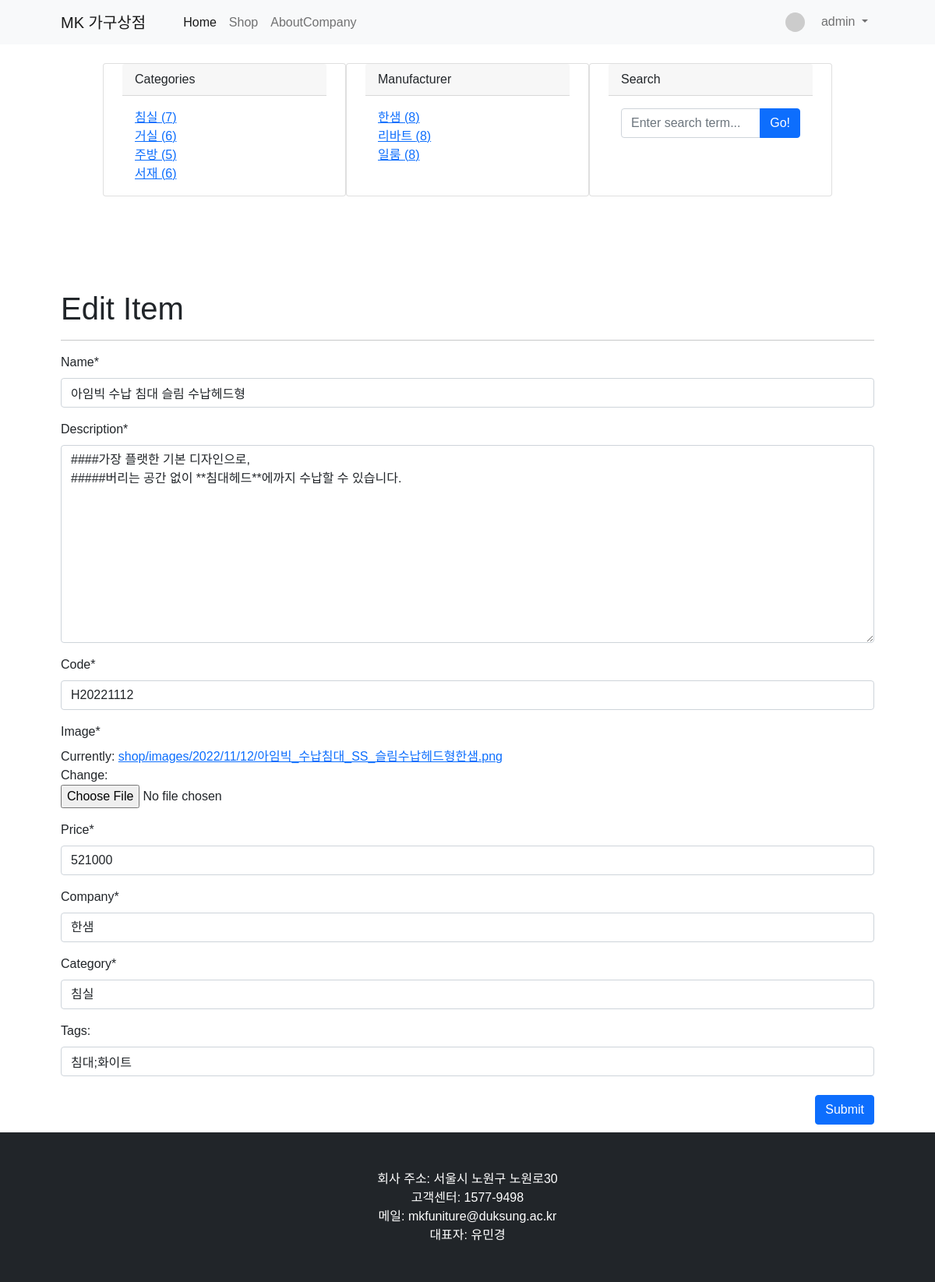
The app's page /shop/update_item/1/ (signed in) with its own data.
### shop/models.py (models this page shows, shortened)
class Category(models.Model): #카테고리
    name = models.CharField(max_length=40, unique=True)
    slug = models.SlugField(max_length=200, unique=True, allow_unicode=True)
    def __str__(self):
        return self.name
    def get_absolute_url(self):
        return f'/shop/category/{self.slug}/' #IP주소/shop/category/slug/
    class Meta:
        verbose_name_plural = 'Categories'

class Company(models.Model): #제조사
    name = models.CharField(max_length=40, unique=True) #제조사명
    slug = models.SlugField(max_length=200, unique=True, allow_unicode=True)
    addr = models.CharField(max_length=200, unique=True) #주소
    number = models.CharField(max_length=20, unique=True) #연락처
    mail = models.CharField(max_length=30, unique=True) #이메일
    business_num = models.CharField(max_length=20, unique=True) #사업자등록번호
    def __str__(self):
        return self.name
    def get_absolute_url(self):
        return f'/shop/company/{self.slug}/' #IP주소/shop/company/slug/
    class Meta:
        verbose_name_plural = 'Companies'

class Item(models.Model): #상품아이템
    name = models.CharField(max_length=40, unique=True) #상품명
    description = MarkdownxField() #간단한설명
    code = models.CharField(max_length=10, unique=True) #상품코드
    image = models.ImageField(upload_to='shop/images/%Y/%m/%d/') #상품이미지
    price = models.IntegerField(null=True) #상품가격
    company = models.ForeignKey(Company, null=True, on_delete=models.SET_NULL)
    category = models.ForeignKey(Category, null=True, on_delete=models.SET_NULL)
    tags = models.ManyToManyField(Tag, blank=True)
    like_users = models.ManyToManyField(User, related_name='like_item', blank=True)

### shop/views.py (the view, shortened to what this page needs)
# urls.py: path('update_item/<int:pk>/', views.ItemUpdate.as_view()),
class ItemUpdate(LoginRequiredMixin, UpdateView):
    model = Item
    fields = ['name', 'description', 'code', 'image', 'price', 'company', 'category']
    template_name = 'shop/item_update_form.html'
    def get_context_data(self, **kwargs):
        context = super(ItemUpdate,self).get_context_data()
        if self.object.tags.exists():
            tags_str_list = list()
            for t in self.object.tags.all():
                tags_str_list.append(t.name)
            context['tags_str_default'] = ';'.join(tags_str_list)
        context['categories'] = Category.objects.all()
        context['no_category_post_count'] = Item.objects.filter(category=None).count
        context['companies'] = Company.objects.all()
        context['no_company_post_count'] = Item.objects.filter(company=None).count
        return context

### shop/templates/shop/item_update_form.html (shortened to what this page needs)
{% extends 'shop/base.html' %}
{% load crispy_forms_tags %}
{% block main_area %}
<section class="py-5">
    <div class="container px-4 px-lg-5 mt-5">
    <h1>Edit Item</h1>
    <hr>
    <form method="post" enctype="multipart/form-data">
            {{form | crispy}}
            <div id="div_id_tags_str">
                <label for="id_tags">Tags:</label>
                <input type="text" id="id_tags" name="tags_str" value="{{tags_str_default}}" class="textinput textInput form-control">
            </div>
        <br>
        <button type="submit" class="btn btn-primary float-right">Submit</button>
    </form>
    </div>
</section>
{% endblock %}

### shop/templates/shop/base.html (shortened to what this page needs)
<!DOCTYPE html>
{% load static %}
<html lang="ko">
    <head>
        <link href="{% static 'shop/bootstrap4/css/bootstrap.min.css' %}" rel="stylesheet" type="text/css" media="screen">
        <link href="css/styles.css" rel="stylesheet" />
        <link href="{% static 'shop/css/font.css' %}" rel="stylesheet" />
    </head>
    <body>
        {% include 'shop/navbar.html' %}
                <div class="row gx-4 gx-lg-5 row-cols-2 row-cols-md-3 row-cols-xl-4 justify-content-center">
                    <div class="card my-4 id=categories-card">
                        <div class="card-header">Categories</div>
                        <div class="card-body">
                            <div class="row">
                                <div class="col-sm-6">
                                    <ul class="list-unstyled mb-0">
                                        {% for category in categories %}
                                        <li><a href="{{ category.get_absolute_url }}">{{ category }} ({{ category.item_set.count }})</a></li>
                                        {% endfor %}
                                    </ul>
                                </div>
                            </div>
                        </div>
                    </div>
                    <div class="card my-4 id=categories-card">
                        <div class="card-header">Manufacturer</div>
                        <div class="card-body">
                            <div class="row">
                                <div class="col-sm-6">
                                    <ul class="list-unstyled mb-0">
                                        {% for company in companies %}
                                        <li><a href="{{ company.get_absolute_url }}">{{ company }} ({{ company.item_set.count }})</a></li>
                                        {% endfor %}
                                    </ul>
                                </div>
                            </div>
                        </div>
                    </div>
                    <div class="card my-4 id=categories-card">
                        <div class="card-header">Search</div>
                        <div class="card-body">
                            <div class="input-group">
                                <input id="search-input" class="form-control" type="text" placeholder="Enter search term..." aria-label="Enter search term..." aria-describedby="button-search" />
                                <button class="btn btn-primary" id="button-search" type="button" onclick="searchItem()">Go!</button>
                            </div>
                        </div>
                    </div>
                </div>
        {% block main_area %}
        {% endblock %}
        {% include 'shop/footer.html' %}
    </body>
</html>

### shop/templates/shop/navbar.html (shortened to what this page needs)
{% load socialaccount %}
        <nav class="navbar navbar-expand-lg navbar-light bg-light">
            <div class="container px-4 px-lg-5">
                <a class="navbar-brand" href="/">MK 가구상점</a>
                <div class="collapse navbar-collapse" id="navbarSupportedContent">
                    <ul class="navbar-nav me-auto mb-2 mb-lg-0 ms-lg-4">
                        <li class="nav-item"><a class="nav-link active" aria-current="page" href="/">Home</a></li>
                        <li class="nav-item"><a class="nav-link" href="/shop/">Shop</a></li>
                        <li class="nav-item"><a class="nav-link" href="/about_company/">AboutCompany</a></li>
                    </ul>
                    <ul class="navbar-nav ml-auto">
                        {% if user.is_authenticated %}
                        <li class="nav-item dropdown">
                            <a class="nav-link dropdown-toggle" href="#" id="navbarDropdownMenuLink" role="button" data-toggle="dropdown" aria-haspopup="true" aria-expanded="false">
                                {% if user.socialaccount_set.all.0.get_avatar_url %}
                                <img class="rounded-circle mr-3" src="{{user.socialaccount_set.all.0.get_avatar_url}}" width="25px">
                                {% else %}
                                <img class="rounded-circle mr-3" src="https://dummyimage.com/50x50/ced4da/6c757d.jpg" width="25px">
                                {% endif %}
                                {{ user.username }}
                            </a>
                        </li>
                        {% else %}
                        <li class="nav-item">
                            <a class="nav-link" href="#" data-toggle="modal" data-target="#loginModal">LogIn</a>
                        </li>
                        {% endif %}
                    </ul>
                </div>
            </div>
        </nav>

### records on screen
Category: name "침실", item_set.count "7"
Category: name "거실", item_set.count "6"
Category: name "주방", item_set.count "5"
Category: name "서재", item_set.count "6"
Company: name "한샘", item_set.count "8"
Company: name "리바트", item_set.count "8"
Company: name "일룸", item_set.count "8"
Item: name "아임빅 수납 침대 슬림 수납헤드형", description "####가장 플랫한 기본 디자인으로, #####버리는 공간 없이 **침대헤드**에까지 수납할 수 있습니다.", code "H20221112", price "521000", company "한샘", category "침실"

### other values on screen
{{ user.username }} "admin"
